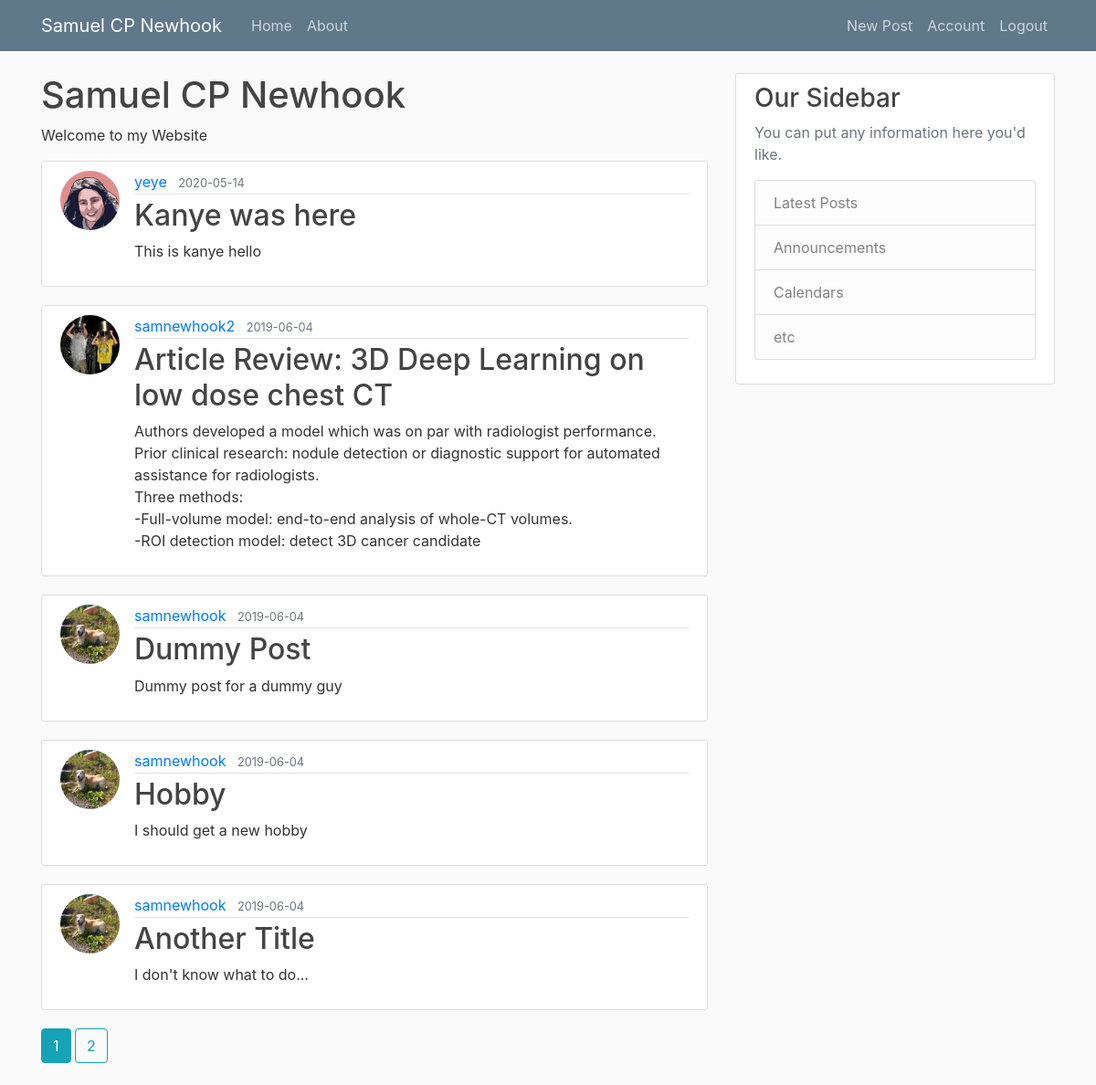
Screenshot of /home (signed in) with the database file from the repository.
### samnewhook/models.py (models this page shows, shortened)
class Post(db.Model):
    id = db.Column(db.Integer, primary_key=True)
    title = db.Column(db.String(100), nullable=False)
    date_posted = db.Column(db.DateTime, nullable=False, default=datetime.utcnow)
    content = db.Column(db.Text, nullable=False)
    user_id = db.Column(db.Integer, db.ForeignKey('user.id'), nullable=False)

class User(db.Model, UserMixin):
    id = db.Column(db.Integer, primary_key=True)
    username = db.Column(db.String(20), unique=True, nullable=False)
    email = db.Column(db.String(120), unique=True, nullable=False)
    image_file = db.Column(db.String(20), nullable=False, default='default.jpg')
    password = db.Column(db.String(60), nullable=False)
    posts = db.relationship('Post', backref='author', lazy=True)

### samnewhook/routes.py (the view)
@app.route("/")
@app.route("/home")
def home():
    page = request.args.get('page', 1, type=int)
    posts = Post.query.order_by(Post.date_posted.desc()).paginate(page=page, per_page=5)
    return render_template('home.html', posts=posts)

### samnewhook/models.py (called while the page is built)
@login_manager.user_loader
def load_user(user_id):
    return User.query.get(int(user_id))

### samnewhook/templates/home.html
{% extends "layout.html" %}
{% block content %}
<div>
    <h1>Samuel CP Newhook</h1>
    <p>Welcome to my Website</p>
</div>
{% for post in posts.items %}
<article class="media content-section">
  <img class="rounded-circle article-img" src="{{ url_for('static', filename='profile_pics/' + post.author.image_file)}}">
  <div class="media-body">
    <div class="article-metadata">
      <a class="mr-2" href="{{ url_for('user_posts', username=post.author.username) }}"> {{ post.author.username }}</a>
      <small class="text-muted">{{ post.date_posted.strftime('%Y-%m-%d') }}</small>
    </div>
    <h2><a class="article-title" href="{{ url_for('post', post_id=post.id) }}">{{ post.title }}</a></h2>
    <p class="article-content">{{ post.content }}</p>
  </div>
</article>
{% endfor %}
    {% for page_num in posts.iter_pages(left_edge=1, right_edge=1, left_current=1, right_current=2) %}
        {% if page_num %}
            {% if posts.page == page_num %}
                <a class="btn btn-info mb-4" href="{{ url_for('home', page=page_num) }}">{{ page_num }}</a>
            {% else%}
                <a class="btn btn-outline-info mb-4" href="{{ url_for('home', page=page_num) }}">{{ page_num }}</a>
            {% endif %}
        {% else%}
            ...
        {% endif %}
    {% endfor %}
{% endblock content%}

### samnewhook/static/main.css (style rules this page uses)
body { background: #fafafa; color: #333333; margin-top: 5rem; }
h1, h2, h3, h4, h5, h6 { color: #444444; }
.content-section { background: #ffffff; padding: 10px 20px; border: 1px solid #dddddd; border-radius: 3px; margin-bottom: 20px; }
.article-title { color: #444444; }
.article-content { white-space: pre-line; }
.article-img { height: 65px; width: 65px; margin-right: 16px; }
.article-metadata { padding-bottom: 1px; margin-bottom: 4px; border-bottom: 1px solid #e3e3e3 }

### rows the page displays
Post: image_file (picture), author.username "yeye", date_posted "2020-05-14", title "Kanye was here", content "This is kanye hello"
Post: image_file (picture), author.username "samnewhook2", date_posted "2019-06-04", title "Article Review: 3D Deep Learning on low dose chest CT", content "Authors developed a model which was on par with radiologist performance. Prior clinical research: nodule detection or diagnostic support for automated assistance for radiologists. Three methods: -Full-volume model: end-to-end analysis of whole-CT volumes. -ROI detection model: detect 3D cancer candidate"
Post: image_file (picture), author.username "samnewhook", date_posted "2019-06-04", title "Dummy Post", content "Dummy post for a dummy guy"
Post: image_file (picture), author.username "samnewhook", date_posted "2019-06-04", title "Hobby", content "I should get a new hobby"
Post: image_file (picture), author.username "samnewhook", date_posted "2019-06-04", title "Another Title", content "I don't know what to do..."

### other values shown
{{ page_num }} "1"
{{ page_num }} "2"
